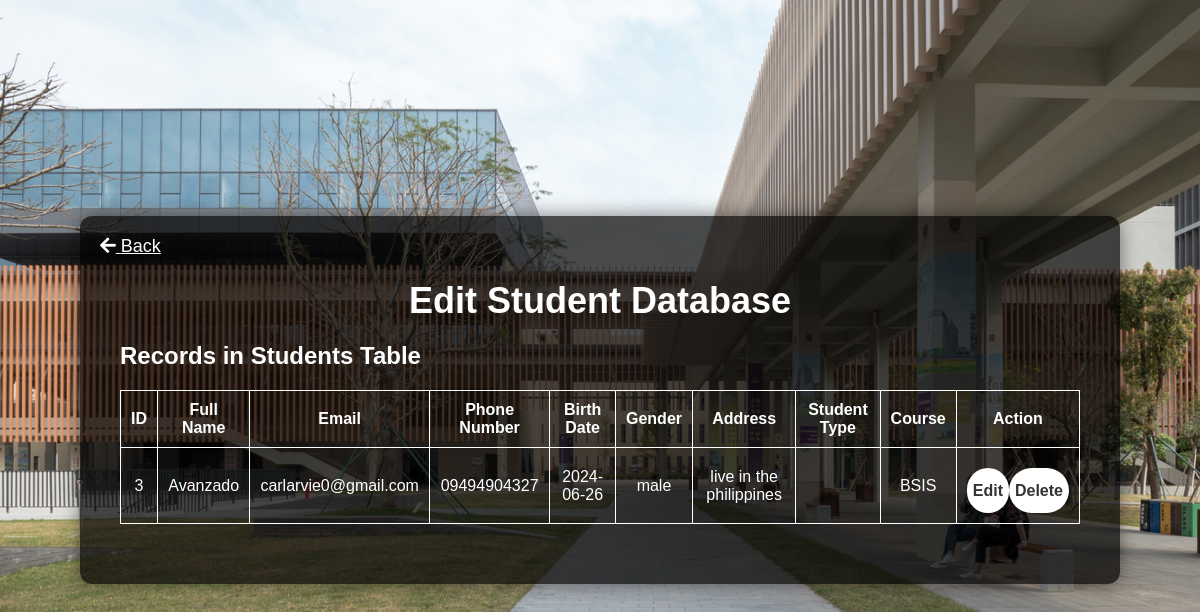
Screenshot of /University/students.php with the database file from the repository.
### tables this page shows
CREATE TABLE `students` (
  `id` int(11) NOT NULL,
  `full_name` varchar(100) NOT NULL,
  `email` varchar(100) NOT NULL,
  `phone_num` varchar(15) NOT NULL,
  `birth_date` date NOT NULL,
  `gender` enum('male','female','other') NOT NULL,
  `address` text NOT NULL,
  `student_type` enum('Early','Late') NOT NULL,
  `course` varchar(100) NOT NULL,
  `created_at` timestamp NOT NULL DEFAULT current_timestamp()
);

### University/students.php (the view, shortened to what this page needs)
<?php
require "connection.php";
$sql = "SELECT * FROM students";
$result = $conn->query($sql);
?>
<!DOCTYPE html>
<html lang="en">
<head>
  <link rel="stylesheet" href="https://cdnjs.cloudflare.com/ajax/libs/font-awesome/5.15.3/css/all.min.css">
</head>
<body>
  <div class="wrapper">
    <a class="back-btn" href="Assigned.php"><i class="fas fa-arrow-left"></i> Back</a>
    <h1>Edit Student Database</h1>
    <h2>Records in Students Table</h2>
    <?php if ($result->num_rows > 0): ?>
      <table>
        <tr>
          <th>ID</th>
          <th>Full Name</th>
          <th>Email</th>
          <th>Phone Number</th>
          <th>Birth Date</th>
          <th>Gender</th>
          <th>Address</th>
          <th>Student Type</th>
          <th>Course</th>
          <th>Action</th>
        </tr>
        <?php while ($row = $result->fetch_assoc()): ?>
          <tr>
            <td><?php echo $row['id']; ?></td>
            <td class="editable" contenteditable="true" data-column="full_name"><?php echo $row['full_name']; ?></td>
            <td class="editable" contenteditable="true" data-column="email"><?php echo $row['email']; ?></td>
            <td class="editable" contenteditable="true" data-column="phone_num"><?php echo $row['phone_num']; ?></td>
            <td class="editable" contenteditable="true" data-column="birth_date"><?php echo $row['birth_date']; ?></td>
            <td class="editable" contenteditable="true" data-column="gender"><?php echo $row['gender']; ?></td>
            <td class="editable" contenteditable="true" data-column="address"><?php echo $row['address']; ?></td>
            <td class="editable" contenteditable="true" data-column="student_type"><?php echo $row['student_type']; ?></td>
            <td class="editable" contenteditable="true" data-column="course"><?php echo $row['course']; ?></td>
            <td>
              <form class="edit-form" method="post" action="">
                <button type="submit" class="btn" name="edit_record">Edit</button>
                <button type="submit" class="btn" name="delete_record">Delete</button>
              </form>
            </td>
          </tr>
        <?php endwhile; ?>
      </table>
    <?php else: ?>
      <p>No records found.</p>
    <?php endif; ?>
  </div>
</body>
</html>

### University/students.php (style rules this page uses)
body { display: flex; justify-content: center; align-items: center; min-height: 100vh; background: url(image/Global.jpg) no-repeat; background-size: cover; background-position: center; margin: 0; font-family: Arial, sans-serif; color: #fff; }
.wrapper { width: 80%; max-width: 200vh; background: rgba(0, 0, 0, 0.7); border-radius: 12px; padding: 40px; box-shadow: 0px 0px 20px 0px rgba(0, 0, 0, 0.5); position: relative; margin: auto; }
.wrapper h1 { font-size: 36px; text-align: center; margin-bottom: 20px; }
.btn { width: 100%; height: 45px; background: #fff; border: none; outline: none; border-radius: 25px; cursor: pointer; font-size: 16px; font-weight: bold; color: #333; transition: background 0.3s ease; margin-top: 10px; }
table { width: 100%; border-collapse: collapse; margin-bottom: 20px; text-align: center; }
table th, table td { border: 1px solid #fff; padding: 10px; }
.edit-form { display: flex; justify-content: center; }
.editable { cursor: pointer; }
.back-btn { position: absolute; left: 20px; top: 20px; background: transparent; border: none; font-size: 18px; color: #fff; cursor: pointer; }

### rows the page displays
students: id "3", full_name "Avanzado", email "carlarvie0@gmail.com", phone_num "09494904327", birth_date "2024-06-26", gender "male", address "live in the philippines", course "BSIS"
